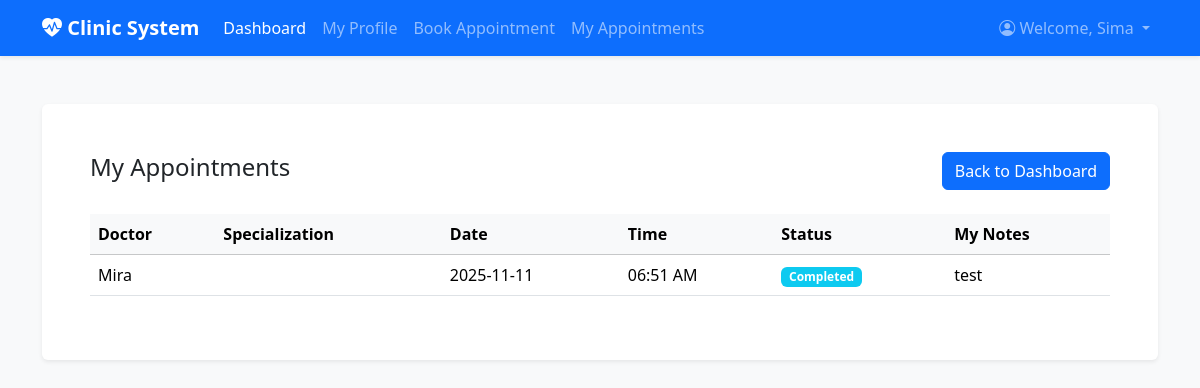
Screenshot of /Patient/my_appointments.php (signed in) with the database file from the repository.
### tables this page shows
CREATE TABLE `appointments` (
  `appointment_id` int(11) NOT NULL,
  `patient_id` int(11) DEFAULT NULL,
  `doctor_id` int(11) DEFAULT NULL,
  `appointment_date` date DEFAULT NULL,
  `appointment_time` time DEFAULT NULL,
  `status` enum('pending','approved','completed','cancelled') DEFAULT 'pending',
  `notes` text DEFAULT NULL,
  `created_at` timestamp NOT NULL DEFAULT current_timestamp()
);

CREATE TABLE `users` (
  `user_id` int(11) NOT NULL,
  `full_name` varchar(100) DEFAULT NULL,
  `email` varchar(100) DEFAULT NULL,
  `password_hash` varchar(255) DEFAULT NULL,
  `phone` varchar(20) DEFAULT NULL,
  `gender` enum('Male','Female','Other') DEFAULT NULL,
  `date_of_birth` date DEFAULT NULL,
  `role` enum('doctor','patient','admin') DEFAULT NULL,
  `created_at` timestamp NOT NULL DEFAULT current_timestamp()
);

### Patient/my_appointments.php (the view, shortened to what this page needs)
<?php
include '../header.php';
$patient_user_id = $_SESSION['user_id'];
$patient_id = $conn->query("SELECT patient_id FROM patients WHERE user_id = $patient_user_id")->fetch_assoc()['patient_id'];
$query = "SELECT a.appointment_date, a.appointment_time, a.status, a.notes, u.full_name AS doctor_name, d.specialization
          FROM appointments a JOIN doctors d ON a.doctor_id = d.doctor_id
          JOIN users u ON d.user_id = u.user_id WHERE a.patient_id = ?
          ORDER BY a.appointment_date DESC, a.appointment_time DESC";
$stmt = $conn->prepare($query); $stmt->bind_param("i", $patient_id); $stmt->execute();
$result = $stmt->get_result();
function getStatusBadge($status) {
    switch ($status) {
        case 'completed': return 'info';
    }
}
?>
<!DOCTYPE html>
<html lang="en">
<head>
    <link href="https://cdn.jsdelivr.net/npm/bootstrap@5.3.3/dist/css/bootstrap.min.css" rel="stylesheet">
</head>
<body>
    <div class="container my-5">
        <div class="card shadow-sm border-0">
            <div class="card-body p-5">
                <div class="d-flex justify-content-between align-items-center mb-4">
                    <h2 class="h4">My Appointments</h2>
                    <a href="../dashboard.php" class="btn btn-primary">Back to Dashboard</a>
                </div>
                <div class="table-responsive">
                    <table class="table table-hover align-middle">
                        <thead class="table-light">
                            <tr>
                                <th>Doctor</th><th>Specialization</th><th>Date</th>
                                <th>Time</th><th>Status</th><th>My Notes</th>
                            </tr>
                        </thead>
                        <tbody>
                            <?php
                            if ($result->num_rows > 0) {
                                while($row = $result->fetch_assoc()) {
                                    $badge_class = getStatusBadge($row['status']);
                                    echo "<tr>";
                                    echo "<td>" . htmlspecialchars($row['doctor_name']) . "</td>";
                                    echo "<td>" . htmlspecialchars($row['specialization']) . "</td>";
                                    echo "<td>" . htmlspecialchars($row['appointment_date']) . "</td>";
                                    echo "<td>" . htmlspecialchars(date('h:i A', strtotime($row['appointment_time']))) . "</td>";
                                    echo "<td><span class='badge bg-{$badge_class}'>" . ucfirst(htmlspecialchars($row['status'])) . "</span></td>";
                                    echo "<td>" . htmlspecialchars($row['notes']) . "</td>";
                                    echo "</tr>";
                                }
                            } else {
                                echo "<tr><td colspan='6' class='text-center'>You have no appointments.</td></tr>";
                            }
                            ?>
                        </tbody>
                    </table>
                </div>
            </div>
        </div>
    </div>
</body>
</html>

### Assets/css/layout.css (style rules this page uses)
body { background-color: #f8f9fa; }
.card { border: 0; box-shadow: 0 4px 12px rgba(0, 0, 0, 0.05); }

### Patient/my_appointments.php (style rules this page uses)
body { background-color: #f8f9fa; }

### rows the page displays
appointments: users.full_name "Mira", appointment_date "2025-11-11", appointment_time "06:51 AM", status "Completed", notes "test"

### other values shown
$_SESSION['full_name'] "Sima"
